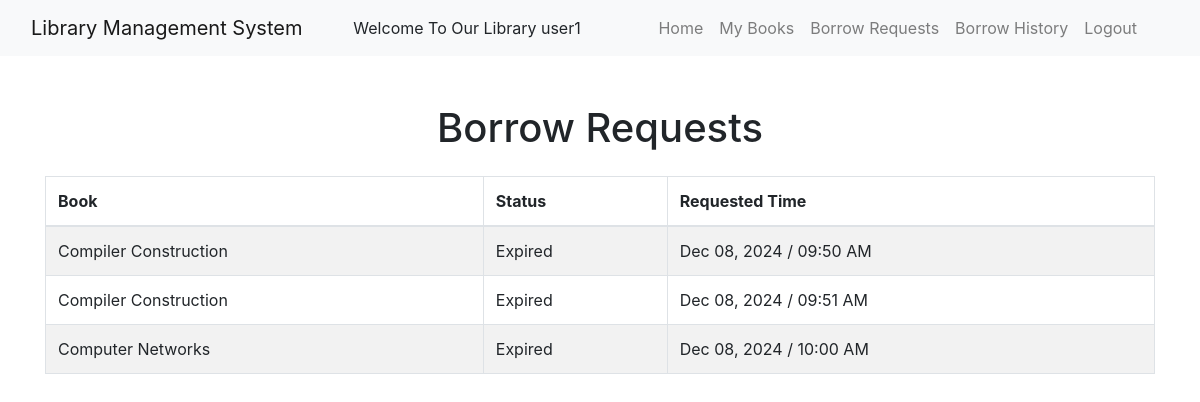
Before: /my_borrow_requests/ (signed in) with the older database file.
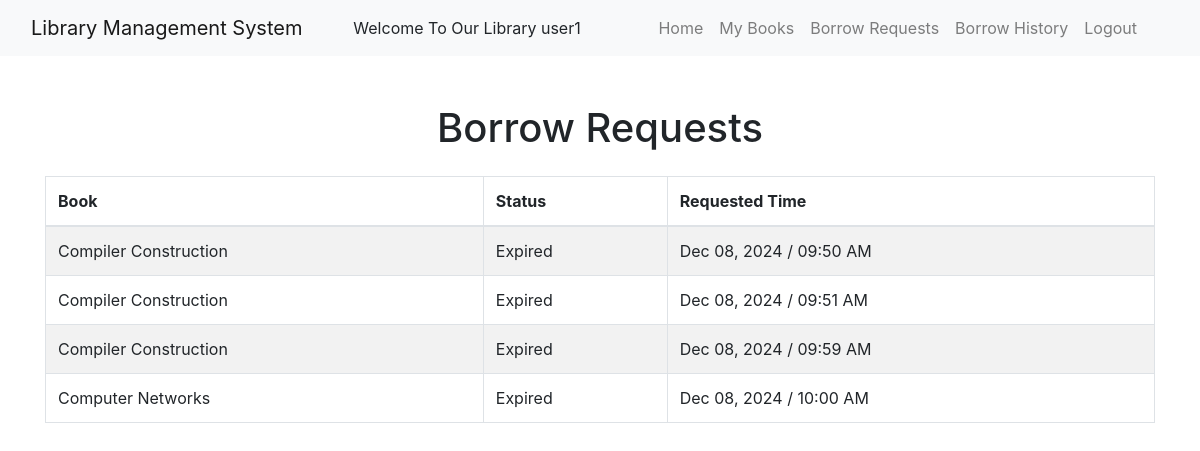
After: the same page with the newer database file.
### LMS_App/models/borrow_request.py (models this page shows, shortened)
class Borrow_Request(models.Model):
    STATUS_CHOICES = [
        ('pending', 'pending'),
        ('approved', 'approved'),
        ('rejected', 'rejected')
    ]
    user = models.ForeignKey(Library_User, on_delete=models.CASCADE)
    book = models.ForeignKey(Book, on_delete=models.CASCADE)
    status = models.CharField(max_length=30, choices=STATUS_CHOICES, default='pending')
    requested_time = models.DateTimeField(auto_now_add=True)
    start_date = models.DateTimeField(null=True, blank=True)  # Date when book is approved
    end_date = models.DateTimeField(null=True, blank=True)

### LMS_App/models/book.py (models this page shows, shortened)
class Book(models.Model):
    title = models.CharField(max_length=255)
    author = models.CharField(max_length=255)
    image=models.ImageField(upload_to='media/book_images/')
    copies_available = models.PositiveIntegerField(default=1)
    file=models.FileField(upload_to='media/book_files/')

### LMS_App/views/user_borrow_requests.py (the view)
# urls.py: path('my_borrow_requests/', BorrowRequestsView.as_view(), name='my_borrow_requests'),
class BorrowRequestsView(View,LoginRequiredMixin):
    def get(self, request):
        library_user_id = request.session.get('id')
        if not library_user_id:
            return redirect('/login')
        print(timezone.now())
        library_user = get_object_or_404(Library_User, id=library_user_id)
        borrow_requests = Borrow_Request.objects.filter(user=library_user).exclude(status='approved')
        return render(request, 'user_borrow_requests.html', {'borrow_requests': borrow_requests})

### LMS_App/templates/user_borrow_requests.html
{% extends 'base.html' %}
{% block content %}
<div class="container my-5">
    <h1 class="text-center">Borrow Requests</h1>
    <table class="table table-striped table-bordered mt-4">
        <thead>
            <tr>
                <th>Book</th>
                <th>Status</th>
                <th>Requested Time</th>
            </tr>
        </thead>
        <tbody>
            {% for request in borrow_requests %}
                <tr>
                    <td>{{ request.book.title }}</td>
                    <td>{{ request.status|title }}</td>
                    <td>{{ request.requested_time|date:"M d, Y / h:i A" }}</td>
                </tr>
            {% empty %}
                <tr>
                    <td colspan="3" class="text-center">No pending or rejected requests found.</td>
                </tr>
            {% endfor %}
        </tbody>
    </table>
</div>
{% endblock %}

Changed rows visible on the page:
now on this page (row edited): Borrow_Request: book "Compiler Construction", status "Expired", requested_time "Dec 08, 2024 / 09:59 AM"
